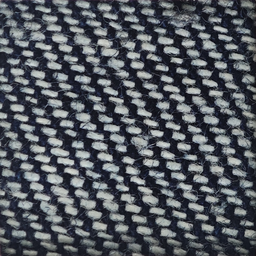
#> input picture shibie/tmp/pair_test/front.png, 256 x 256 px, shrunk from 1280 x 1280 before the run
$ python experiment_phase_guard_real.py   (older library calls are emulated)
#> lines starting #> are read from the running program, lines starting #| are printed output that depends on the picture
### shibie/run_capture_condition_sweep.py
from __future__ import annotations

"""R/T capture-conditioned diagnostic sweep, not a formal accuracy benchmark.

Pairs are NEVER fabricated by duplicating a single image. Absolute density is
not certified because the checked-in pair lacks validated calibration/camera metadata.
"""

import csv
import dataclasses
import json
import sys
from pathlib import Path

import cv2
import numpy as np

HERE = Path(__file__).resolve().parent
REPO = HERE.parent
sys.path.insert(0, str(HERE))
from engine.config import EngineConfig
from engine import pipeline
from engine.width import map_centerlines_to_reflection

PAIRED = HERE / "tmp" / "pair_test"
OUT = REPO / "experiments" / "shibie-capture-conditioned-20261020"
# All variants are registered before looking at results. First is frozen default.
VARIANTS = {
    "default_v063": {},
    "acf_strict": {
        "density_min_per_cm": 10.0,
        "steerable_quality_close_margin": 0.22,
        "steerable_periodicity_tiebreak_floor": 0.08,
    },
    "roi96_direction90": {
        "roi_ratio": 0.96,
        "orientation_roi_ratio": 0.90,
    },
    "acf_roi96_direction90": {
        "density_min_per_cm": 10.0,
        "steerable_quality_close_margin": 0.22,
        "steerable_periodicity_tiebreak_floor": 0.08,
        "roi_ratio": 0.96,
        "orientation_roi_ratio": 0.90,
    },
}


def imread(path: Path):
    image = cv2.imdecode(np.fromfile(str(path), dtype=np.uint8), cv2.IMREAD_COLOR)
#> image is the input picture: shape (256, 256, 3); mean B, G, R 94.4, 87.6, 83
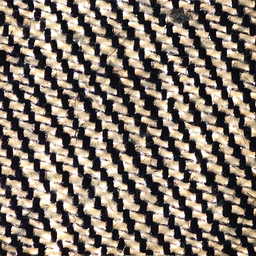
#> input picture shibie/tmp/pair_test/transmission.png, 256 x 256 px, shrunk from 1280 x 1280 before the run
#> in imread, image is the input picture: shape (256, 256, 3); mean B, G, R 106.1, 117.2, 129.1
    if image is None:
        raise ValueError(f"DECODING_FAILED {path}")
    return image


def lines_overlay(image, lines, tone, max_lines=150):
    for line in lines[:max_lines]:
        pts = np.asarray(line, dtype=np.float32)
        if len(pts) < 2:
            continue
        cv2.polylines(image, [np.rint(pts).astype(np.int32)], False, tone, 2, cv2.LINE_AA)
    return image


def run_once(name, override, front_bytes, trans_bytes, raw_trans):
    cfg = dataclasses.replace(EngineConfig(), **override)
    pipeline.DEFAULT_CONFIG = cfg
    cache = {}
    original = pipeline._run_direction

    # [4 lines left out: function save_seed, not called in this run]

    pipeline._run_direction = save_seed
    try:
        result = pipeline.run_measurement(
            front_bytes, trans_bytes,
            # Nominal camera-profile target only. There is no frame calibration
            # metadata in this pair; printed density is therefore diagnostic.
            mm_per_px_x=0.0125, mm_per_px_y=0.0125,
            warp_axis_hint="vertical",
            sample_id="paired_"+name,
        )
    finally:
        pipeline._run_direction = original
        pipeline.DEFAULT_CONFIG = EngineConfig()

    status = result.get("status", "FAIL")
    orientation = result.get("orientation") or {}
    normalization = result.get("normalization") or {}
    image = raw_trans.copy()
    identity = np.array([[1., 0., 0.], [0., 1., 0.]], np.float32)
    line_count = {}
    # Draw in ORIGINAL transmission coordinates: no R/T registration necessary.
    # Only the chosen pair is shown, never all candidate/alternative lines.
    for family, color in (("warp", (0, 30, 255)), ("weft", (255, 240, 0))):
        angle = orientation.get(f"{family}_direction_deg")
        selection = cache.get(round(float(angle) % 180.0, 4)) if angle is not None else None
        lines = map_centerlines_to_reflection(
            selection["_width_seed"], normalization, identity
        ) if selection is not None and normalization else []
        line_count[family] = len(lines)
        lines_overlay(image, lines, color)
    folder = OUT / "overlays"
    folder.mkdir(parents=True, exist_ok=True)
    cv2.imwrite(str(folder / f"{name}.png"), image)
    twill = result.get("twill") or {}
    dens = result.get("density_debug") or {}
    row = {
        "variant": name, "parameters": json.dumps(override, ensure_ascii=False),
        "status": status, "gate3": (result.get("gate3") or {}).get("status"),
        "warp_line_count": line_count.get("warp"),
        "weft_line_count": line_count.get("weft"),
        "warp_spacing_px": ((dens.get("warp") or {}).get("centerline") or {}).get("median_center_spacing_px"),
        "weft_spacing_px": ((dens.get("weft") or {}).get("centerline") or {}).get("median_center_spacing_px"),
        "warp_acf_px": ((dens.get("warp") or {}).get("periodicity") or {}).get("spacing_px"),
        "weft_acf_px": ((dens.get("weft") or {}).get("periodicity") or {}).get("spacing_px"),
        "warp_direction_deg": orientation.get("warp_direction_deg"),
        "weft_direction_deg": orientation.get("weft_direction_deg"),
        "orientation_roi_source": orientation.get("orientation_candidate_roi_source"),
        "warp_reasons": "|".join((((dens.get("warp") or {}).get("confidence") or {}).get("reasons") or [])),
        "weft_reasons": "|".join((((dens.get("weft") or {}).get("confidence") or {}).get("reasons") or [])),
        "weave_candidate": twill.get("weave_candidate"),
        "weave_status": twill.get("weave_status"),
        "assumed_mm_per_px": 0.0125, "certified_physical_density": False,
        "overlay": str((folder / f"{name}.png").relative_to(OUT)),
    }
    print(json.dumps(row, ensure_ascii=False), flush=True)
    return row


def main():
    OUT.mkdir(parents=True, exist_ok=True)
    front_path = PAIRED / "front.png"
    trans_path = PAIRED / "transmission.png"
    if not front_path.exists() or not trans_path.exists():
        raise FileNotFoundError("TRUE_PAIRED_REFLECTION_TRANSMISSION_REQUIRED")
    fb = front_path.read_bytes()
    tb = trans_path.read_bytes()
    fimg, timg = imread(front_path), imread(trans_path)
    cv2.imwrite(str(OUT / "original_transmission.png"), timg)
    cv2.imwrite(str(OUT / "original_reflection.png"), fimg)
    rows = []
    for name, overrides in VARIANTS.items():
        rows.append(run_once(name, overrides, fb, tb, timg))
    with (OUT / "measurements.csv").open("w", encoding="utf-8-sig", newline="") as h:
        w = csv.DictWriter(h, fieldnames=list(rows[0]))
        w.writeheader()
        w.writerows(rows)
    (OUT / "measurements.json").write_text(json.dumps(rows, ensure_ascii=False, indent=2), encoding="utf-8")
    # Commit small 1:1 center crops for independent visual inspection.
    # Full-resolution overlays remain downloadable via workflow artifact.
    preview_dir = OUT / "review_crops"
    preview_dir.mkdir(parents=True, exist_ok=True)
    h, w = timg.shape[:2]
    patch = min(640, h, w)
    x0 = (w - patch) // 2
    y0 = (h - patch) // 2
    def save_review(name, img):
        tile = img[y0:y0+patch, x0:x0+patch]
        cv2.imwrite(str(preview_dir / (name + ".jpg")), tile, [cv2.IMWRITE_JPEG_QUALITY, 94])
        return cv2.resize(tile, (500, 500), interpolation=cv2.INTER_AREA)
    tiles = [("original_transmission", save_review("original_transmission", timg))]
    for name in VARIANTS:
        image = cv2.imread(str(OUT / "overlays" / (name + ".png")))
        tiles.append((name, save_review(name, image)))
    montage = np.full((((len(tiles)+2)//3)*520, 1500, 3), 245, dtype=np.uint8)
    for idx, (name, tile) in enumerate(tiles):
        row, col = divmod(idx, 3)
        tx, ty = col * 500, row * 520
        montage[ty+20:ty+520, tx:tx+500] = tile
        cv2.rectangle(montage, (tx, ty), (tx + 499, ty + 20), (245, 245, 245), -1)
        cv2.putText(montage, name, (tx + 7, ty + 16), cv2.FONT_HERSHEY_SIMPLEX,
                    0.50, (0, 0, 0), 1, cv2.LINE_AA)
    cv2.imwrite(str(OUT / "review_contact_sheet.jpg"), montage, [cv2.IMWRITE_JPEG_QUALITY, 92])
    report = [
        "# 真实反射/透射双图：采集条件针对性参数消融",
        "",
        "本实验仅使用仓库已存在的真正 R/T 双图，同位置假设基于原文件名和既有配对记录，未取得 Camera Profile。",
        f"反射和透射图像尺寸：{fimg.shape[1]}×{fimg.shape[0]} / {timg.shape[1]}×{timg.shape[0]}。",
        "图像不符合 8000×6000 原生分辨率条件，因此仅是 PoC 失败机制排查，不属于正式采集工位的精度验证。",
        "0.0125mm/px 仅是目标工位名义值，本图没有独立标尺标定，不输出正式根/cm。",
        "红线为推理得到的 warp 候选中心线，青色为 weft 候选中心线；图覆盖在真实透射图上，而非绘制在没有验证配准的反射图上。",
        "ACF 峰仅作为辅助周期，不是单根物理纱线真值。任何看似增加线数的变化仍需视觉检查。",
        "",
        "| 参数 | warp中心线 | 纬向中心线 | warp中心间距px | 纬向中心间距px | warp ACFpx | 纬向ACFpx | 状态 |",
        "|---|---:|---:|---:|---:|---:|---:|---|",
    ]
    for r in rows:
        report.append(f"| {r['variant']} | {r['warp_line_count']} | {r['weft_line_count']} | {r['warp_spacing_px']} | {r['weft_spacing_px']} | {r['warp_acf_px']} | {r['weft_acf_px']} | {r['status']} |")
    report.extend([
        "",
        "## 检视入口",
        "在 GitHub Actions 的图像 artifact 中查看 `original_transmission.png`、`original_reflection.png` 和 `overlays/*.png`，对比每条线是否为实体纱线。",
        "目前不存在通过认证的 50MP 原始 R/T Golden Dataset，禁止以本试验的线数与 PASS 状态宣称量产准确率。",
        "仅当留出布料的中心线/截线真值检查没有回归时，才可以冻结和合入新参数。",
    ])
    (OUT / "report.md").write_text("\n".join(report)+"\n", encoding="utf-8")


# [2 lines that do not run on import are left out]

### shibie/engine/preprocess.py
from __future__ import annotations

import cv2
import numpy as np


def to_gray(image: np.ndarray) -> np.ndarray:
    if image.ndim == 2:
        return image
    return cv2.cvtColor(image, cv2.COLOR_BGR2GRAY)


def resize_max_side(image: np.ndarray, max_side: int) -> tuple[np.ndarray, float]:
#> called with max_side = 1400
    h, w = image.shape[:2]
    m = max(h, w)
    if m <= max_side:
        return image, 1.0
    scale = max_side / float(m)
    out = cv2.resize(
        image,
        (max(1, int(round(w * scale))), max(1, int(round(h * scale)))),
        interpolation=cv2.INTER_AREA,
    )
    return out, scale


# [19 lines left out: function crop_roi, not called in this run]


def local_normalize(gray: np.ndarray) -> np.ndarray:
    clahe = cv2.createCLAHE(clipLimit=2.0, tileGridSize=(8, 8))
    return clahe.apply(gray)


# [12 lines left out: function rotate_keep_size, not called in this run]


def center_crop(image: np.ndarray, ratio: float = 0.82) -> np.ndarray:
    roi, _ = crop_roi(image, ratio)
    return roi

### shibie/engine/gate2.py
from __future__ import annotations

import cv2
import numpy as np

from .config import EngineConfig, DEFAULT_CONFIG
from .preprocess import to_gray, resize_max_side


def _metrics(image: np.ndarray) -> dict:
    gray = to_gray(image)
    small, _ = resize_max_side(gray, 1400)
    f = small.astype(np.float32)

    lap_var = float(cv2.Laplacian(small, cv2.CV_32F).var())
#> lap_var = 3575.4
    gx = cv2.Sobel(f, cv2.CV_32F, 1, 0, ksize=3)
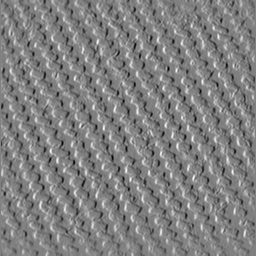
#> gx: shape (256, 256) float32; min -713, max 700, mean -0.9; drawn with min black and max white
    gy = cv2.Sobel(f, cv2.CV_32F, 0, 1, ksize=3)
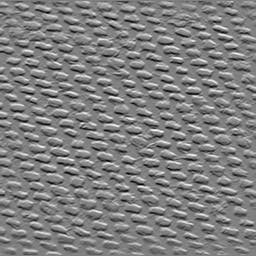
#> gy: shape (256, 256) float32; min -735, max 730, mean -0.6; drawn with min black and max white
    tenengrad = float(np.mean(gx * gx + gy * gy))
#> tenengrad = 64161.8

    hist = cv2.calcHist([small], [0], None, [256], [0, 256]).ravel()
#> hist = 256 values, max 1378 at index 25, min 0 at index 222, mean 256
    hist /= max(float(hist.sum()), 1.0)
#> hist = 256 values, max 0.021 at index 25, min 0 at index 222, mean 0.00391
    dark_ratio = float(hist[:8].sum())
#> dark_ratio = 0.000534
    bright_ratio = float(hist[248:].sum())
#> bright_ratio = 0

    return {
        "width": int(gray.shape[1]),
        "height": int(gray.shape[0]),
        "laplacian_variance": round(lap_var, 3),
        "tenengrad": round(tenengrad, 3),
        "dark_ratio": round(dark_ratio, 5),
        "bright_ratio": round(bright_ratio, 5),
    }


def _append_quality_reasons(
    prefix: str,
    metrics: dict,
    reasons: list[str],
    hard_reasons: set[str],
    config: EngineConfig,
) -> None:
    """Gate 2 单图质量判定。

    落地单口径：Gate 2 判断输入是否“具备计量条件”。
    因此普通质量下降不直接拒绝；只有严重失焦/严重曝光异常等
    明显不可计量状态才进入 hard_reasons。

    注意：以下阈值仍为 PoC 初始值，不是生产冻结参数。
    """
    lap = float(metrics["laplacian_variance"])
    ten = float(metrics["tenengrad"])

    # 模糊/细节：不再用单一 Laplacian < 10 直接 FAIL。
    # 只有 Laplacian 与 Tenengrad 同时落入严重区间，才判断严重失焦。
    if lap < config.gate2_blur_fail_laplacian and ten < config.gate2_detail_fail_tenengrad:
        code = f"{prefix}_IMAGE_SEVERELY_BLURRED"
        reasons.append(code)
        hard_reasons.add(code)
    else:
        if lap < config.gate2_blur_warn_laplacian:
            reasons.append(f"{prefix}_IMAGE_BLUR_WARNING")
        if ten < config.gate2_detail_warn_tenengrad:
            reasons.append(f"{prefix}_IMAGE_LOW_DETAIL")

    # 曝光：30%~60% 只预警；超过 60% 才视为严重不可计量。
    dark = float(metrics["dark_ratio"])
    bright = float(metrics["bright_ratio"])

    if dark > config.gate2_exposure_fail_ratio:
        code = f"{prefix}_IMAGE_SEVERELY_UNDEREXPOSED"
        reasons.append(code)
        hard_reasons.add(code)
    elif dark > config.gate2_exposure_warn_ratio:
        reasons.append(f"{prefix}_IMAGE_UNDEREXPOSURE_WARNING")

    if bright > config.gate2_exposure_fail_ratio:
        code = f"{prefix}_IMAGE_SEVERELY_OVEREXPOSED"
        reasons.append(code)
        hard_reasons.add(code)
    elif bright > config.gate2_exposure_warn_ratio:
        reasons.append(f"{prefix}_IMAGE_OVEREXPOSURE_WARNING")


def gate2(
    front: np.ndarray,
    transmission: np.ndarray,
    mm_per_px_x: float | None,
    mm_per_px_y: float | None,
    config: EngineConfig = DEFAULT_CONFIG,
) -> dict:
    reasons: list[str] = []
    hard_reasons: set[str] = set()

    if front is None or front.size == 0:
        reasons.append("FRONT_IMAGE_INVALID")
        hard_reasons.add("FRONT_IMAGE_INVALID")
    if transmission is None or transmission.size == 0:
        reasons.append("TRANSMISSION_IMAGE_INVALID")
        hard_reasons.add("TRANSMISSION_IMAGE_INVALID")
    if reasons:
        return {
            "status": "FAIL",
            "reasons": sorted(set(reasons)),
            "metrics": {},
            "threshold_profile": "POC_UNFROZEN_V0.6.2_GATE2_RELAXED",
        }

    fm = _metrics(front)
#> fm = {'width': 256, 'height': 256, 'laplacian_variance': 3575.4, 'tenengrad': 64161.8, 'dark_ratio': 0.00053, 'bright_ratio': 0}
    tm = _metrics(transmission)
#> in to_gray (call 2), `return cv2.cvtColor(image, cv2.COLOR_BGR2GRAY)`:
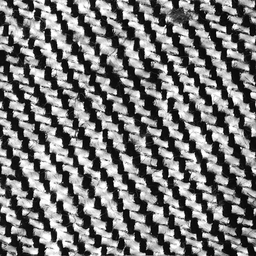
#> returned value: shape (256, 256); min 0, max 255, mean 119.5
#> in _metrics (call 2), `lap_var = float(cv2.Laplacian(small, cv2.CV_32F).var())`: lap_var = 7141.4
#> in _metrics (call 2), `gx = cv2.Sobel(f, cv2.CV_32F, 1, 0, ksize=3)`:
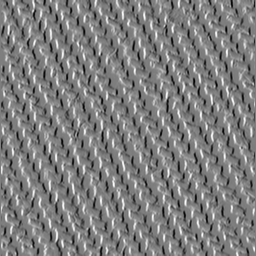
#> gx: shape (256, 256) float32; min -992, max 1005, mean -0.3; drawn with min black and max white
#> in _metrics (call 2), `tenengrad = float(np.mean(gx * gx + gy * gy))`: tenengrad = 126987.8
#> (the rest of the program and of its run is left out)
